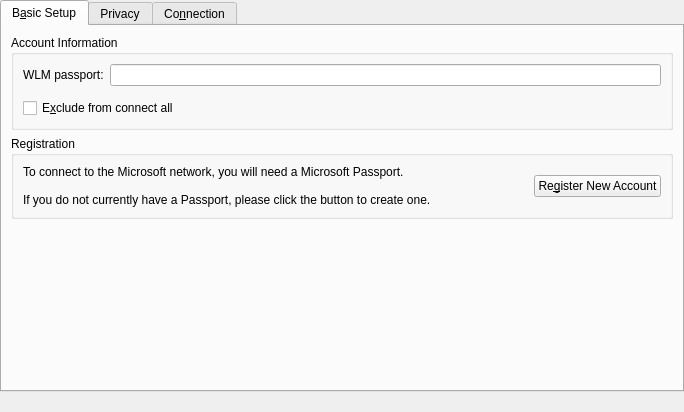
<?xml version="1.0" encoding="UTF-8"?>
<ui version="4.0">
 <class>WlmAccountPreferences</class>
 <widget class="QWidget" name="WlmAccountPreferences">
  <property name="geometry">
   <rect>
    <x>0</x>
    <y>0</y>
    <width>684</width>
    <height>412</height>
   </rect>
  </property>
  <property name="windowTitle">
   <string>Account Preferences - Wlm</string>
  </property>
  <layout class="QVBoxLayout" name="verticalLayout_3">
   <property name="margin">
    <number>0</number>
   </property>
   <item>
    <widget class="QTabWidget" name="mainTabWidget">
     <property name="currentIndex">
      <number>0</number>
     </property>
     <widget class="QWidget" name="tab">
      <attribute name="title">
       <string>B&amp;asic Setup</string>
      </attribute>
      <layout class="QVBoxLayout" name="verticalLayout_4">
       <item>
        <widget class="QGroupBox" name="groupBox">
         <property name="title">
          <string>Account Information</string>
         </property>
         <layout class="QVBoxLayout" name="verticalLayout">
          <item>
           <layout class="QHBoxLayout" name="horizontalLayout">
            <item>
             <widget class="QLabel" name="accountLabel">
              <property name="toolTip">
               <string>The account name of your account.</string>
              </property>
              <property name="whatsThis">
               <string>The account name of your account.</string>
              </property>
              <property name="text">
               <string>WLM passport:</string>
              </property>
              <property name="wordWrap">
               <bool>false</bool>
              </property>
              <property name="buddy">
               <cstring>m_passport</cstring>
              </property>
             </widget>
            </item>
            <item>
             <widget class="KLineEdit" name="m_passport">
              <property name="toolTip">
               <string>The account name of your account.</string>
              </property>
              <property name="whatsThis">
               <string>The account name of your account.</string>
              </property>
             </widget>
            </item>
           </layout>
          </item>
          <item>
           <widget class="Kopete::UI::PasswordWidget" name="m_password" native="true"/>
          </item>
          <item>
           <widget class="QCheckBox" name="m_autologin">
            <property name="whatsThis">
             <string>If you check this checkbox, the account will not be connected when you press the &quot;Connect All&quot; button, or at startup when automatic connection at startup is enabled.</string>
            </property>
            <property name="text">
             <string>E&amp;xclude from connect all</string>
            </property>
            <property name="checked">
             <bool>false</bool>
            </property>
           </widget>
          </item>
         </layout>
        </widget>
       </item>
       <item>
        <widget class="QGroupBox" name="groupBox_2">
         <property name="title">
          <string>Registration</string>
         </property>
         <layout class="QHBoxLayout">
          <property name="spacing">
           <number>6</number>
          </property>
          <property name="margin">
           <number>9</number>
          </property>
          <item>
           <widget class="QLabel" name="textLabel6">
            <property name="sizePolicy">
             <sizepolicy hsizetype="MinimumExpanding" vsizetype="Minimum">
              <horstretch>0</horstretch>
              <verstretch>0</verstretch>
             </sizepolicy>
            </property>
            <property name="minimumSize">
             <size>
              <width>0</width>
              <height>0</height>
             </size>
            </property>
            <property name="text">
             <string>To connect to the Microsoft network, you will need a Microsoft Passport.&lt;br&gt;&lt;br&gt;If you do not currently have a Passport, please click the button to create one.</string>
            </property>
            <property name="alignment">
             <set>Qt::AlignVCenter</set>
            </property>
            <property name="wordWrap">
             <bool>true</bool>
            </property>
           </widget>
          </item>
          <item>
           <widget class="QPushButton" name="buttonRegister">
            <property name="text">
             <string>Re&amp;gister New Account</string>
            </property>
           </widget>
          </item>
         </layout>
        </widget>
       </item>
       <item>
        <spacer name="verticalSpacer">
         <property name="orientation">
          <enum>Qt::Vertical</enum>
         </property>
         <property name="sizeHint" stdset="0">
          <size>
           <width>20</width>
           <height>0</height>
          </size>
         </property>
        </spacer>
       </item>
      </layout>
     </widget>
     <widget class="QWidget" name="tab_3">
      <attribute name="title">
       <string>Privacy</string>
      </attribute>
      <layout class="QVBoxLayout" name="verticalLayout_5">
       <item>
        <layout class="QGridLayout" name="_6">
         <property name="margin">
          <number>0</number>
         </property>
         <property name="spacing">
          <number>6</number>
         </property>
         <item row="0" column="4">
          <widget class="QLabel" name="textLabel2">
           <property name="text">
            <string>Blocked contacts:</string>
           </property>
          </widget>
         </item>
         <item row="2" column="2">
          <layout class="QVBoxLayout" name="_7">
           <property name="spacing">
            <number>6</number>
           </property>
           <property name="margin">
            <number>0</number>
           </property>
           <item>
            <widget class="QPushButton" name="m_blockButton">
             <property name="text">
              <string/>
             </property>
            </widget>
           </item>
           <item>
            <widget class="QPushButton" name="m_allowButton">
             <property name="text">
              <string/>
             </property>
            </widget>
           </item>
           <item>
            <spacer>
             <property name="orientation">
              <enum>Qt::Vertical</enum>
             </property>
             <property name="sizeType">
              <enum>QSizePolicy::Expanding</enum>
             </property>
             <property name="sizeHint" stdset="0">
              <size>
               <width>20</width>
               <height>20</height>
              </size>
             </property>
            </spacer>
           </item>
          </layout>
         </item>
         <item row="0" column="0">
          <widget class="QLabel" name="textLabel1">
           <property name="text">
            <string>Allowed contacts:</string>
           </property>
          </widget>
         </item>
         <item row="2" column="0">
          <widget class="QListWidget" name="m_AL">
           <property name="contextMenuPolicy">
            <enum>Qt::ActionsContextMenu</enum>
           </property>
          </widget>
         </item>
         <item row="2" column="4">
          <widget class="QListWidget" name="m_BL">
           <property name="contextMenuPolicy">
            <enum>Qt::ActionsContextMenu</enum>
           </property>
          </widget>
         </item>
        </layout>
       </item>
       <item>
        <widget class="QLabel" name="label">
         <property name="text">
          <string>&lt;!DOCTYPE HTML PUBLIC &quot;-//W3C//DTD HTML 4.0//EN&quot; &quot;http://www.w3.org/TR/REC-html40/strict.dtd&quot;&gt;
&lt;html&gt;&lt;head&gt;&lt;meta name=&quot;qrichtext&quot; content=&quot;1&quot; /&gt;&lt;/head&gt;&lt;body&gt;
&lt;p style=&quot; margin-top:0px; margin-bottom:0px; margin-left:0px; margin-right:0px; -qt-block-indent:0; text-indent:0px;&quot;&gt;&lt;span style=&quot; font-style:italic;&quot;&gt;Italics&lt;/span&gt; contacts are not on your contact list.&lt;/p&gt;&lt;/body&gt;&lt;/html&gt;</string>
         </property>
        </widget>
       </item>
       <item>
        <widget class="QLabel" name="m_warning">
         <property name="font">
          <font>
           <family>Sans Serif</family>
           <pointsize>9</pointsize>
           <weight>75</weight>
           <italic>false</italic>
           <bold>true</bold>
           <underline>false</underline>
           <strikeout>false</strikeout>
          </font>
         </property>
         <property name="text">
          <string>WARNING: You need to be connected to modify this page</string>
         </property>
         <property name="alignment">
          <set>Qt::AlignVCenter</set>
         </property>
        </widget>
       </item>
      </layout>
     </widget>
     <widget class="QWidget" name="tab_2">
      <attribute name="title">
       <string>Co&amp;nnection</string>
      </attribute>
      <layout class="QVBoxLayout" name="verticalLayout_6">
       <item>
        <widget class="QGroupBox" name="groupBox_4">
         <property name="title">
          <string>Connection Preferences (for advanced users)</string>
         </property>
         <layout class="QVBoxLayout" name="verticalLayout_2">
          <item>
           <widget class="QCheckBox" name="optionOverrideServer">
            <property name="text">
             <string>&amp;Override default server information</string>
            </property>
           </widget>
          </item>
          <item>
           <layout class="QHBoxLayout" name="horizontalLayout_3">
            <item>
             <spacer>
              <property name="orientation">
               <enum>Qt::Horizontal</enum>
              </property>
              <property name="sizeType">
               <enum>QSizePolicy::Fixed</enum>
              </property>
              <property name="sizeHint" stdset="0">
               <size>
                <width>16</width>
                <height>20</height>
               </size>
              </property>
             </spacer>
            </item>
            <item>
             <layout class="QHBoxLayout" name="horizontalLayout_2">
              <item>
               <widget class="QLabel" name="labelServer">
                <property name="enabled">
                 <bool>false</bool>
                </property>
                <property name="text">
                 <string>Ser&amp;ver /</string>
                </property>
                <property name="buddy">
                 <cstring>m_serverName</cstring>
                </property>
               </widget>
              </item>
              <item>
               <widget class="QLabel" name="labelPort">
                <property name="enabled">
                 <bool>false</bool>
                </property>
                <property name="text">
                 <string>po&amp;rt:</string>
                </property>
                <property name="buddy">
                 <cstring>m_serverPort</cstring>
                </property>
               </widget>
              </item>
             </layout>
            </item>
            <item>
             <widget class="KLineEdit" name="m_serverName">
              <property name="enabled">
               <bool>false</bool>
              </property>
              <property name="sizePolicy">
               <sizepolicy hsizetype="MinimumExpanding" vsizetype="Fixed">
                <horstretch>0</horstretch>
                <verstretch>0</verstretch>
               </sizepolicy>
              </property>
              <property name="toolTip">
               <string>Only modify these values if you want to use a special IM proxy server, like SIMP</string>
              </property>
              <property name="whatsThis">
               <string>Only modify these values if you want to use a special IM proxy server, like SIMP</string>
              </property>
              <property name="text">
               <string>messenger.hotmail.com</string>
              </property>
             </widget>
            </item>
            <item>
             <widget class="QSpinBox" name="m_serverPort">
              <property name="enabled">
               <bool>false</bool>
              </property>
              <property name="toolTip">
               <string>Only modify these values if you want to use a special IM proxy server, like SIMP</string>
              </property>
              <property name="whatsThis">
               <string>Only modify these values if you want to use a special IM proxy server, like SIMP</string>
              </property>
              <property name="minimum">
               <number>1</number>
              </property>
              <property name="maximum">
               <number>65535</number>
              </property>
              <property name="value">
               <number>1863</number>
              </property>
             </widget>
            </item>
           </layout>
          </item>
         </layout>
        </widget>
       </item>
       <item>
        <spacer name="verticalSpacer_2">
         <property name="orientation">
          <enum>Qt::Vertical</enum>
         </property>
         <property name="sizeHint" stdset="0">
          <size>
           <width>20</width>
           <height>0</height>
          </size>
         </property>
        </spacer>
       </item>
      </layout>
     </widget>
    </widget>
   </item>
   <item>
    <widget class="QLabel" name="labelStatusMessage">
     <property name="text">
      <string/>
     </property>
     <property name="alignment">
      <set>Qt::AlignCenter</set>
     </property>
     <property name="wordWrap">
      <bool>false</bool>
     </property>
    </widget>
   </item>
  </layout>
 </widget>
 <customwidgets>
  <customwidget>
   <class>KLineEdit</class>
   <extends>QLineEdit</extends>
   <header>klineedit.h</header>
  </customwidget>
  <customwidget>
   <class>Kopete::UI::PasswordWidget</class>
   <extends></extends>
   <header>kopetepasswordwidget.h</header>
  </customwidget>
 </customwidgets>
 <resources/>
 <connections>
  <connection>
   <sender>optionOverrideServer</sender>
   <signal>toggled(bool)</signal>
   <receiver>labelServer</receiver>
   <slot>setEnabled(bool)</slot>
   <hints>
    <hint type="sourcelabel">
     <x>102</x>
     <y>89</y>
    </hint>
    <hint type="destinationlabel">
     <x>104</x>
     <y>123</y>
    </hint>
   </hints>
  </connection>
  <connection>
   <sender>optionOverrideServer</sender>
   <signal>toggled(bool)</signal>
   <receiver>labelPort</receiver>
   <slot>setEnabled(bool)</slot>
   <hints>
    <hint type="sourcelabel">
     <x>161</x>
     <y>91</y>
    </hint>
    <hint type="destinationlabel">
     <x>152</x>
     <y>122</y>
    </hint>
   </hints>
  </connection>
  <connection>
   <sender>optionOverrideServer</sender>
   <signal>toggled(bool)</signal>
   <receiver>m_serverName</receiver>
   <slot>setEnabled(bool)</slot>
   <hints>
    <hint type="sourcelabel">
     <x>292</x>
     <y>90</y>
    </hint>
    <hint type="destinationlabel">
     <x>292</x>
     <y>122</y>
    </hint>
   </hints>
  </connection>
  <connection>
   <sender>optionOverrideServer</sender>
   <signal>toggled(bool)</signal>
   <receiver>m_serverPort</receiver>
   <slot>setEnabled(bool)</slot>
   <hints>
    <hint type="sourcelabel">
     <x>505</x>
     <y>91</y>
    </hint>
    <hint type="destinationlabel">
     <x>507</x>
     <y>130</y>
    </hint>
   </hints>
  </connection>
 </connections>
</ui>
